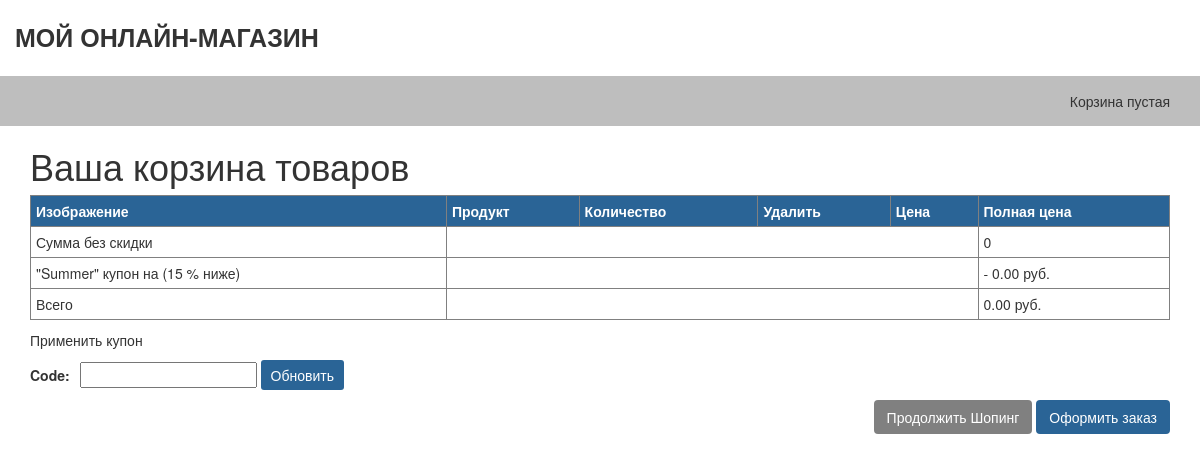
The app's page /cart/ (signed in) with its own data.
### cupons/models.py (models this page shows, shortened)
class Cupon(models.Model):
    code = models.CharField(max_length=50, unique=True)
    valid_from = models.DateTimeField()
    valid_to = models.DateTimeField()
    discount = models.IntegerField(validators=[MinValueValidator(0), MaxValueValidator(100)])
    active = models.BooleanField()

### cart/views.py (the view)
def CartDetail(request):
    cart = Cart(request)
    for item in cart:
        item['update_quantity_form'] = CartAddProductForm(
                                        initial={
                                            'quantity': item['quantity'],
                                            'update': True
                                        })
    cupon_apply_form = CuponApllyForm()
    return render(request, 'cart/detail.html',
                 {'cart': cart, 'cupon_apply_form': cupon_apply_form})

### cupons/forms.py
class CuponApllyForm(forms.Form):
    code = forms.CharField()

### cart/cart.py (called while the page is built)
    def __iter__(self):
        product_ids = self.cart.keys()
        products = Product.objects.filter(id__in=product_ids)
        for product in products:
            self.cart[str(product.id)]['product'] = product
        for item in self.cart.values():
            item['price'] = Decimal(item['price'])
            item['total_price'] = item['price'] * item['quantity']
            yield item

    def __len__(self):
        return sum(item['quantity'] for item in self.cart.values())

    def get_total_price(self):
        return sum(Decimal(item['price']) * item['quantity'] for item in self.cart.values())

    @property
    def cupon(self):
        if self.cupon_id:
            return Cupon.objects.get(id=self.cupon_id)
        return None

    def get_discount(self):
        if self.cupon:
            return (self.cupon.discount / Decimal('100')) * self.get_total_price()
        return Decimal('0')

    def get_total_price_after_discount(self):
        return self.get_total_price() - self.get_discount()

### cart/context_processors.py (called while the page is built)
def cart(request):
    return {'cart': Cart(request)}

### cart/templates/cart/detail.html (shortened to what this page needs)
{% extends "shop/base.html" %}
{% block content %}
  <h1>Ваша корзина товаров</h1>
  <table class="table-cart" border="1px">
    <thead>
      <tr>
        <th>Изображение</th>
        <th>Продукт</th>
        <th>Количество</th>
        <th>Удалить</th>
        <th>Цена</th>
        <th>Полная цена</th>
      </tr>
    </thead>
    <tbody>
        {% if cart.cupon %}
          <tr class="subtotal">
            <td>Сумма без скидки</td>
            <td colspan="4"></td>
            <td>{{ cart.get_total_price }}</td>
          </tr>
          <tr>
            <td>
              "{{ cart.cupon.code }}" купон на ({{ cart.cupon.discount }} % ниже)
            </td>
            <td colspan="4"></td>
            <td class="num discount">- {{ cart.get_discount|floatformat:"2" }} руб.</td>
          </tr>
        {% endif %}
        <tr class="total">
          <td>Всего</td>
          <td colspan="4"></td>
          <td class="num">{{ cart.get_total_price_after_discount|floatformat:"2" }} руб.</td>
        </tr>
    </tbody>
  </table>
  <p>Применить купон</p>
  <form action="{% url "cupon:apply" %}" method="post" class="add">
    {{ cupon_apply_form }}
    <input type="submit" value="Обновить">
  </form>
  <p class="text-right">
    <a href="{% url "shop:ProductList"%}" class="btn btn-light">Продолжить Шопинг</a>
    <a href="{% url "orders:OrderCreate" %}" class="btn">Оформить заказ</a>
  </p>
{% endblock %}

### shop/static/css/style.css (style rules this page uses)
form.add { margin-bottom: 10px; }
form.add label { margin-right: 10px; }
form.add input[type="submit"] { background: #2a6496; border-radius: 3px; border: 0; padding: 5px 10px; color: white; }
.table-cart { width: 100%; margin: 10px 0; }
th, td { padding: 5px; }
thead { background: #2a6496; color: white; }
.btn { background: #2a6496; color: white; }
.btn-light { background: #808080; }

### records on screen
Cupon: cupon.code "Summer", cupon.discount "15", get_discount "0.00", get_total_price_after_discount "0.00"

### other values on screen
{{ cart.get_total_price }} "0"
